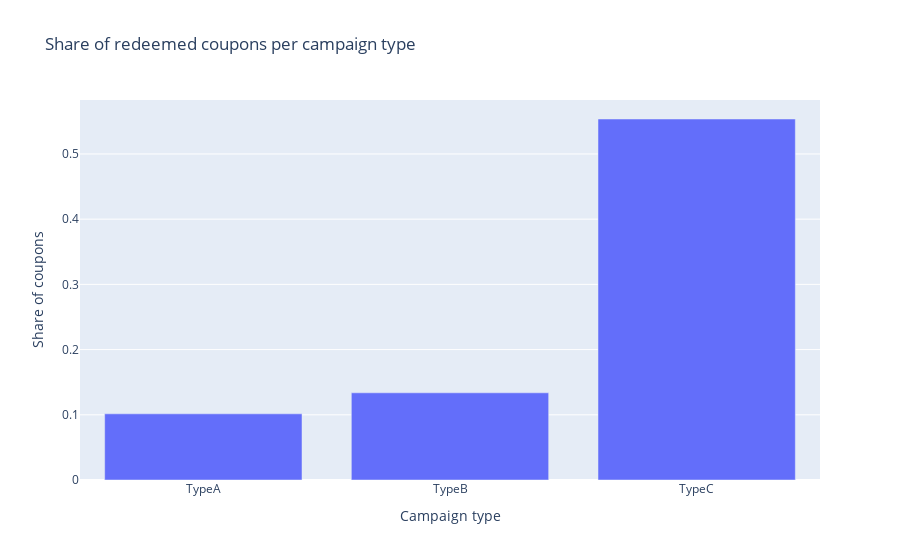

Source (notebook cell):
### Code cell
fig4 = go.Figure()
fig4.add_trace(
    go.Bar(x=df_camp_type["distributed"].mean().index,
               y=df_camp_type["redeemed"].sum().values/df_camp_type["distributed"].sum().values,
               name="Procentage share of redeemed coupons"))
fig4.update_layout(
    title={'text': "Share of redeemed coupons per campaign type",},
    xaxis_title="Campaign type",
    yaxis_title="Share of coupons")

### Figure 1 — Plotly figure (JSON) as saved in the notebook; plotly's stock layout.template omitted (floating-point values rounded to 4 significant figures)
{"data": [{"name": "Procentage share of redeemed coupons", "type": "bar", "x": ["TypeA", "TypeB", "TypeC"], "y": [0.1015, 0.1337, 0.5536]}], "layout": {"autosize": true, "title": {"text": "Share of redeemed coupons per campaign type"}, "xaxis": {"autorange": true, "range": [-0.5, 2.5], "title": {"text": "Campaign type"}, "type": "category"}, "yaxis": {"autorange": true, "range": [0, 0.5827], "title": {"text": "Share of coupons"}, "type": "linear"}}}
